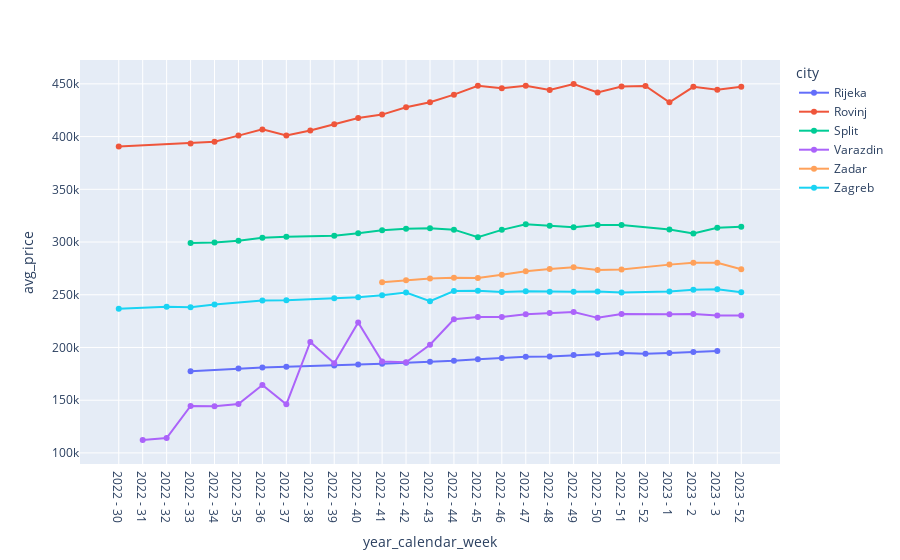

This figure's notebook cell:
### Code cell
import plotly.express as px
import plotly.graph_objects as go

fig = px.line(df, x="year_calendar_week", y="avg_price", markers=True, color = "city",)
                # width=800, height=400)
fig.update_xaxes(categoryorder='category ascending')
fig.show()

### Figure 1 — Plotly figure (JSON) as saved in the notebook; plotly's stock layout.template omitted (floating-point values rounded to 4 significant figures)
{"data": [{"hovertemplate": "city=Rijeka<br>year_calendar_week=%{x}<br>avg_price=%{y}<extra></extra>", "legendgroup": "Rijeka", "line": {"color": "#636efa", "dash": "solid"}, "marker": {"symbol": "circle"}, "mode": "lines+markers", "name": "Rijeka", "orientation": "v", "showlegend": true, "type": "scatter", "x": ["2022 - 33", "2022 - 35", "2022 - 36", "2022 - 37", "2022 - 39", "2022 - 40", "2022 - 41", "2022 - 42", "2022 - 43", "2022 - 44", "2022 - 45", "2022 - 46", "2022 - 47", "2022 - 48", "2022 - 49", "2022 - 50", "2022 - 51", "2022 - 52", "2023 - 1", "2023 - 2", "2023 - 3"], "xaxis": "x", "y": [177355, 179956, 180997, 181704, 182889, 183934, 184659, 185589, 186402, 187354, 188774, 190050, 191157, 191443, 192807, 193493, 194772, 194075, 194810, 195719, 196721], "yaxis": "y"}, {"hovertemplate": "city=Rovinj<br>year_calendar_week=%{x}<br>avg_price=%{y}<extra></extra>", "legendgroup": "Rovinj", "line": {"color": "#EF553B", "dash": "solid"}, "marker": {"symbol": "circle"}, "mode": "lines+markers", "name": "Rovinj", "orientation": "v", "showlegend": true, "type": "scatter", "x": ["2022 - 30", "2022 - 33", "2022 - 34", "2022 - 35", "2022 - 36", "2022 - 37", "2022 - 38", "2022 - 39", "2022 - 40", "2022 - 41", "2022 - 42", "2022 - 43", "2022 - 44", "2022 - 45", "2022 - 46", "2022 - 47", "2022 - 48", "2022 - 49", "2022 - 50", "2022 - 51", "2022 - 52", "2023 - 1", "2023 - 2", "2023 - 3", "2023 - 52"], "xaxis": "x", "y": [390481, 393467, 395123, 400921, 406812, 400996, 405686, 411761, 417617, 420839, 427754, 432615, 439758, 448246, 445797, 448138, 444087, 449905, 441806, 447450, 448030, 432508, 447176, 444356, 447155], "yaxis": "y"}, {"hovertemplate": "city=Split<br>year_calendar_week=%{x}<br>avg_price=%{y}<extra></extra>", "legendgroup": "Split", "line": {"color": "#00cc96", "dash": "solid"}, "marker": {"symbol": "circle"}, "mode": "lines+markers", "name": "Split", "orientation": "v", "showlegend": true, "type": "scatter", "x": ["2022 - 33", "2022 - 34", "2022 - 35", "2022 - 36", "2022 - 37", "2022 - 39", "2022 - 40", "2022 - 41", "2022 - 42", "2022 - 43", "2022 - 44", "2022 - 45", "2022 - 46", "2022 - 47", "2022 - 48", "2022 - 49", "2022 - 50", "2022 - 51", "2023 - 1", "2023 - 2", "2023 - 3", "2023 - 52"], "xaxis": "x", "y": [299030, 299502, 301194, 303976, 305037, 305887, 308361, 311074, 312478, 313160, 311743, 304540, 311543, 316788, 315318, 313921, 316199, 316203, 311910, 308093, 313546, 314426], "yaxis": "y"}, {"hovertemplate": "city=Varazdin<br>year_calendar_week=%{x}<br>avg_price=%{y}<extra></extra>", "legendgroup": "Varazdin", "line": {"color": "#ab63fa", "dash": "solid"}, "marker": {"symbol": "circle"}, "mode": "lines+markers", "name": "Varazdin", "orientation": "v", "showlegend": true, "type": "scatter", "x": ["2022 - 31", "2022 - 32", "2022 - 33", "2022 - 34", "2022 - 35", "2022 - 36", "2022 - 37", "2022 - 38", "2022 - 39", "2022 - 40", "2022 - 41", "2022 - 42", "2022 - 43", "2022 - 44", "2022 - 45", "2022 - 46", "2022 - 47", "2022 - 48", "2022 - 49", "2022 - 50", "2022 - 51", "2023 - 1", "2023 - 2", "2023 - 3", "2023 - 52"], "xaxis": "x", "y": [112215, 114143, 144577, 144302, 146409, 164467, 146083, 205245, 185128, 223697, 186682, 185903, 202654, 226784, 228995, 228944, 231550, 232598, 233641, 228097, 231757, 231474, 231657, 230272, 230310], "yaxis": "y"}, {"hovertemplate": "city=Zadar<br>year_calendar_week=%{x}<br>avg_price=%{y}<extra></extra>", "legendgroup": "Zadar", "line": {"color": "#FFA15A", "dash": "solid"}, "marker": {"symbol": "circle"}, "mode": "lines+markers", "name": "Zadar", "orientation": "v", "showlegend": true, "type": "scatter", "x": ["2022 - 41", "2022 - 42", "2022 - 43", "2022 - 44", "2022 - 45", "2022 - 46", "2022 - 47", "2022 - 48", "2022 - 49", "2022 - 50", "2022 - 51", "2023 - 1", "2023 - 2", "2023 - 3", "2023 - 52"], "xaxis": "x", "y": [261857, 263691, 265311, 266007, 265818, 268928, 272353, 274514, 276052, 273578, 273948, 278577, 280431, 280371, 274260], "yaxis": "y"}, {"hovertemplate": "city=Zagreb<br>year_calendar_week=%{x}<br>avg_price=%{y}<extra></extra>", "legendgroup": "Zagreb", "line": {"color": "#19d3f3", "dash": "solid"}, "marker": {"symbol": "circle"}, "mode": "lines+markers", "name": "Zagreb", "orientation": "v", "showlegend": true, "type": "scatter", "x": ["2022 - 30", "2022 - 32", "2022 - 33", "2022 - 34", "2022 - 36", "2022 - 37", "2022 - 39", "2022 - 40", "2022 - 41", "2022 - 42", "2022 - 43", "2022 - 44", "2022 - 45", "2022 - 46", "2022 - 47", "2022 - 48", "2022 - 49", "2022 - 50", "2022 - 51", "2023 - 1", "2023 - 2", "2023 - 3", "2023 - 52"], "xaxis": "x", "y": [236650, 238516, 238259, 240725, 244655, 244800, 246614, 247711, 249623, 252174, 243846, 253526, 253861, 252656, 253236, 252774, 252808, 253001, 252241, 253184, 254780, 255226, 252302], "yaxis": "y"}], "layout": {"legend": {"title": {"text": "city"}, "tracegroupgap": 0}, "margin": {"t": 60}, "xaxis": {"anchor": "y", "categoryorder": "category ascending", "domain": [0, 1], "title": {"text": "year_calendar_week"}}, "yaxis": {"anchor": "x", "domain": [0, 1], "title": {"text": "avg_price"}}}}
